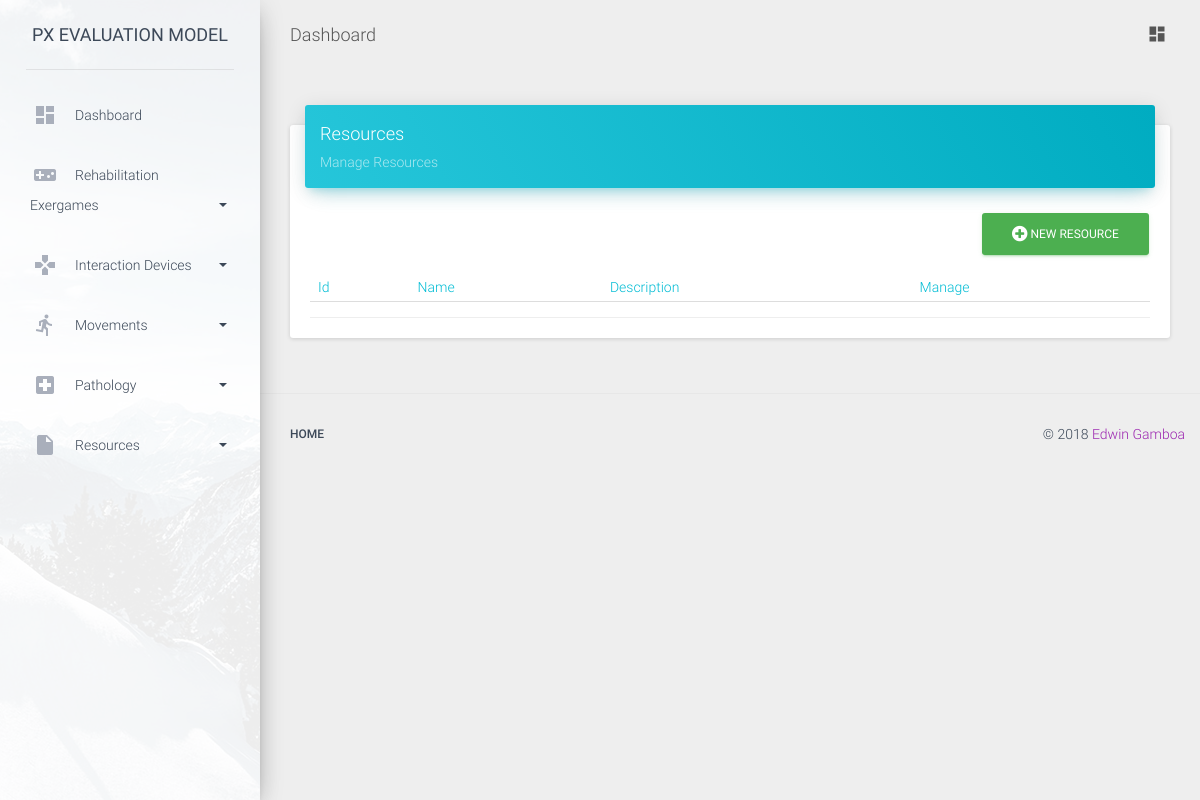
The app's page /resources/, older data.
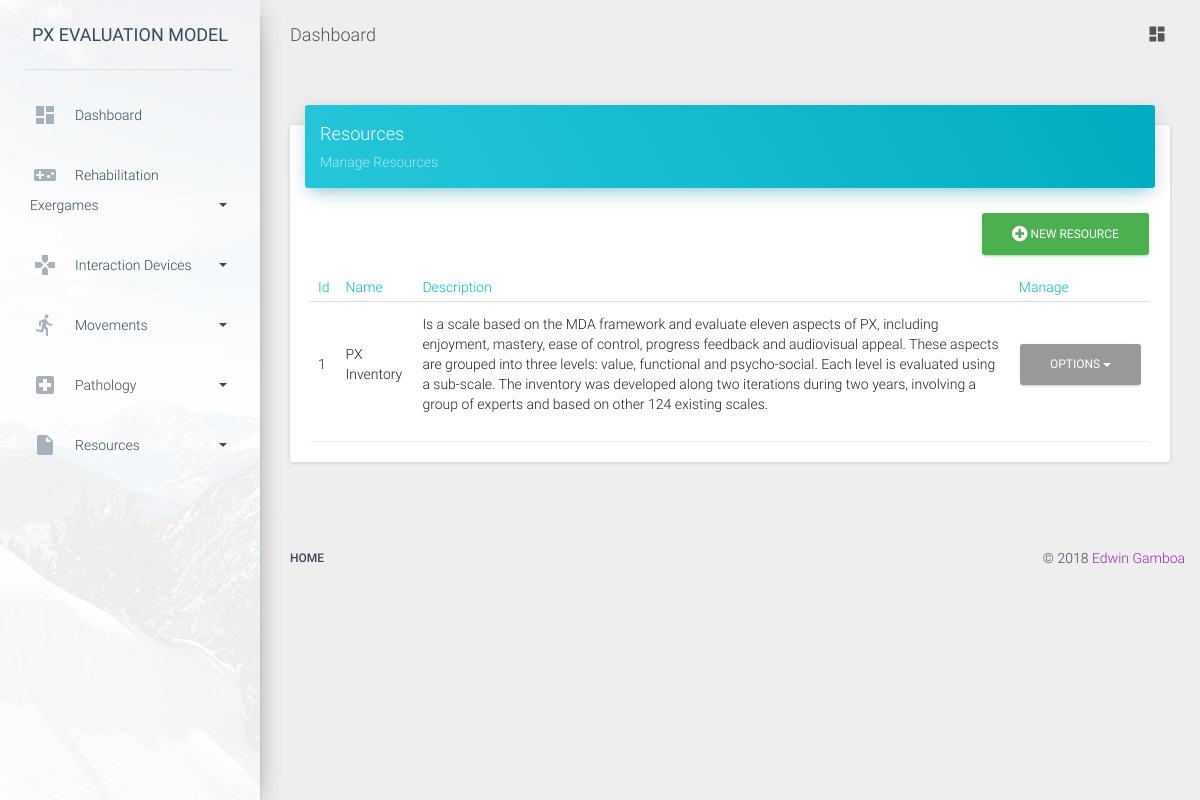
The same page, newer data.
### resources/models.py (models this page shows)
class Resource(models.Model):
    name = models.CharField(max_length=140)
    description = models.TextField()
    url = models.URLField(blank=True)
    file = models.FileField(blank=True, upload_to=get_resource_path)

### resources/views.py (the view)
class ResourceList(ListView):
    model = Resource

### templates/resources/resource_list.html (shortened to what this page needs)
{% extends "list_base.html" %}
{% block card_title %}Resources{% endblock card_title %}
{% block card_description %}Manage Resources{% endblock card_description%}
{% block table_head %}
    <tr>
        <th>Id</th>
        <th>Name</th>
        <th>Description</th>
        <th>Manage</th>
    </tr>
{% endblock table_head %}
{% block table_body %}
    {% for object in object_list %}
        <tr>
            <td>{{ object.id }}</td>
            <td>{{ object.name }}</td>
            <td>{{ object.description }}</td>
            <td>
                <div class="dropdown">
                    <a href="#" class="btn dropdown-toggle" data-toggle="dropdown">
                        Options
                        <b class="caret"></b>
                    </a>
                </div>
            </td>
        </tr>
    {% endfor %}
{% endblock table_body %}
{% block new_url %} {% url 'resources:new' %} {% endblock new_url %}
{% block new_object_name %}Resource{% endblock new_object_name %}

Row changes from the older to the newer data that the page shows:
added Resource: id "1", name "PX Inventory", description "Is a scale based on the MDA framework and evaluate eleven aspects of PX, including enjoyment, mastery, ease of control, progress feedback and audiovisual appeal. These aspects are grouped into three levels: value, functional and psycho-social. Each level is evaluated using a sub-scale. The inventory was developed along two iterations during two years, involving a group of experts and based on other 124 existing scales."
